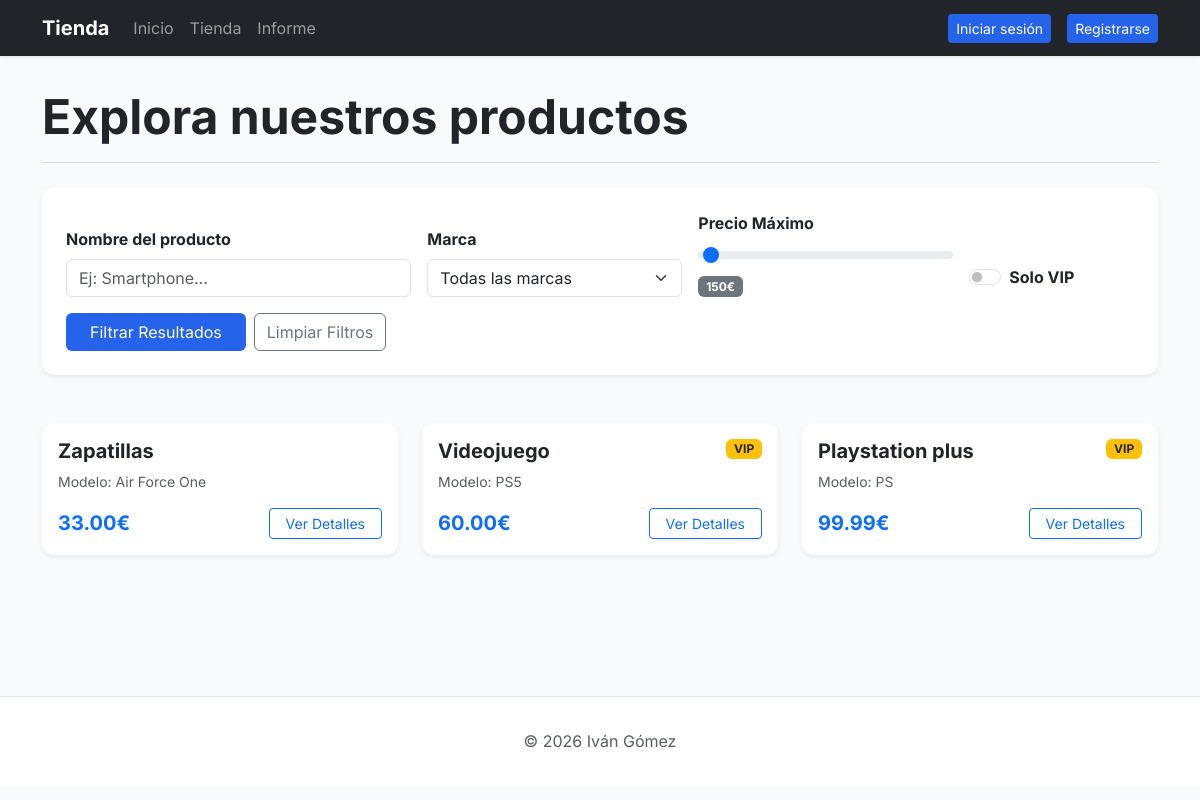
The app's page /tienda/compra/ with its own data.
### core/models.py (models this page shows, shortened)
class Producto(models.Model):
    nombre = models.CharField(max_length=50)
    modelo = models.CharField(max_length=75)
    unidades = models.IntegerField()
    precio = models.DecimalField(decimal_places=2, max_digits=4)
    vip = models.BooleanField(default=False)
    usuario = models.ManyToManyField(UsuarioTienda, through='Compra')
    marca = models.ForeignKey(Marca, on_delete=models.SET_NULL, null=True, blank=True, related_name='productos')

### core/views.py (the view)
# urls.py: path('tienda/compra/', ver_productos_tienda.as_view(), name='ver_producto_tienda'),
class ver_productos_tienda(ListView):
    model = Producto
    context_object_name = 'productos'
    template_name = 'core/ver_productos_tienda.html'
    def get_context_data(self, **kwargs):
        context = super().get_context_data(**kwargs)
        context['brands'] = Marca.objects.all()
        try:
            context['price'] = int(self.request.GET.get('price'))
        except TypeError:
             context['price'] = self.request.GET.get('price')
        return context
    def get_queryset(self):
       queryset = super().get_queryset()
       if self.request.GET.get('name-product'):
           queryset = queryset.filter(nombre__icontains=self.request.GET.get('name-product'))
       elif self.request.GET.get('brand'):
           marca = self.request.GET.get('brand')
           id_marca = Marca.objects.filter(nombre=marca).values()[0]['id']
           print(id_marca)
           queryset = queryset.filter(marca=id_marca)
       elif self.request.GET.get('vip'):
           queryset = queryset.filter(vip=True)
       elif self.request.GET.get('price'):
           queryset = queryset.filter(precio__lt = self.request.GET.get('price'))
       return queryset

### core/models.py (called while the page is built)
    def __str__(self):
        return f'{self.nombre}'

### core/templates/core/ver_productos_tienda.html (shortened to what this page needs)
{% extends 'core/base.html' %}
{% block tittle_section %}Explora nuestros productos{% endblock %}
{% block content %}
<section class="card shadow-sm border-0 mb-5">
    <div class="card-body p-4">
        <form action="" method="get" class="row g-3 align-items-end">
            <div class="col-md-4">
                <label for="name-product" class="form-label fw-bold">Nombre del producto</label>
                    <input name="name-product" id="name-product" type="text" class="form-control" placeholder="Ej: Smartphone...">
            </div>
            <div class="col-md-3">
                <label for="brand" class="form-label fw-bold">Marca</label>
                <select name="brand" id="brand" class="form-select">
                    <option value="">Todas las marcas</option>
                </select>
            </div>
            <div class="col-md-3">
                <label for="price" class="form-label fw-bold">Precio Máximo</label>
                {% if price > 0%}
                <input type="range" class="form-range" value="{{price}}" min="0" max="9999" step="100" name="price" id="price" oninput="this.nextElementSibling.value = this.value + '€'">
                <output class="badge bg-secondary">{{price}}€</output>
                {% else %}
                 <input type="range" class="form-range" value="150" min="0" max="9999" step="100" name="price" id="price" oninput="this.nextElementSibling.value = this.value + '€'">
                 <output class="badge bg-secondary">150€</output>
                {% endif %}
            </div>
            <div class="col-md-2">
                <div class="form-check form-switch mb-2">
                    <input name="vip" class="form-check-input" type="checkbox" role="switch" id="vip">
                    <label class="form-check-label fw-bold" for="vip">Solo VIP</label>
                </div>
            </div>
            <div class="col-12 d-flex gap-2">
                <button type="submit" class="btn btn-primary px-4">
                    Filtrar Resultados
                </button>
                <a href="{% url 'ver_producto_tienda' %}" class="btn btn-outline-secondary">
                    Limpiar Filtros
                </a>
            </div>
        </form>
    </div>
</section>
<div class="row row-cols-1 row-cols-md-2 row-cols-lg-3 g-4">
    {% for producto in productos %}
    <div class="col">
        <div class="card h-100 border-0 shadow-sm hover-shadow">
            <div class="card-body">
                <div class="d-flex justify-content-between align-items-start mb-2">
                    <h5 class="card-title mb-0 fw-bold">{{ producto.nombre }}</h5>
                    {% if producto.vip %}
                    <span class="badge bg-warning text-dark">VIP</span>
                    {% endif %}
                </div>
                <p class="text-muted small mb-3">Modelo: {{ producto.modelo }}</p>
                <div class="d-flex justify-content-between align-items-center mt-auto">
                    <span class="h5 mb-0 text-primary fw-bold">{{ producto.precio }}€</span>
                    <a href="{% url 'checkout' producto.pk %}" class="btn btn-outline-primary btn-sm px-3">
                        Ver Detalles
                    </a>
                </div>
            </div>
        </div>
    </div>
    {% empty %}
    <div class="col-12">
        <div class="alert alert-info text-center py-5">
            <p class="mb-0">No se encontraron productos con esos criterios.</p>
        </div>
    </div>
    {% endfor %}
</div>
{% endblock %}

### core/templates/core/base.html (style rules this page uses)
:root { --bs-body-font-family: 'Inter', sans-serif; --primary-color: #2563eb; }
body { background-color: #f8fafc; color: #1e293b; }
.card { border: none; box-shadow: 0 4px 6px -1px rgba(0, 0, 0, 0.1); border-radius: 12px; }
.btn-primary { background-color: var(--primary-color); border: none; }

### core/templates/core/ver_productos_tienda.html (style rules this page uses)
.hover-shadow { transition: transform 0.2s, box-shadow 0.2s; }

### records on screen
Producto: nombre "Zapatillas", modelo "Air Force One", precio "33.00"
Producto: nombre "Videojuego", vip "VIP", modelo "PS5", precio "60.00"
Producto: nombre "Playstation plus", vip "VIP", modelo "PS", precio "99.99"
